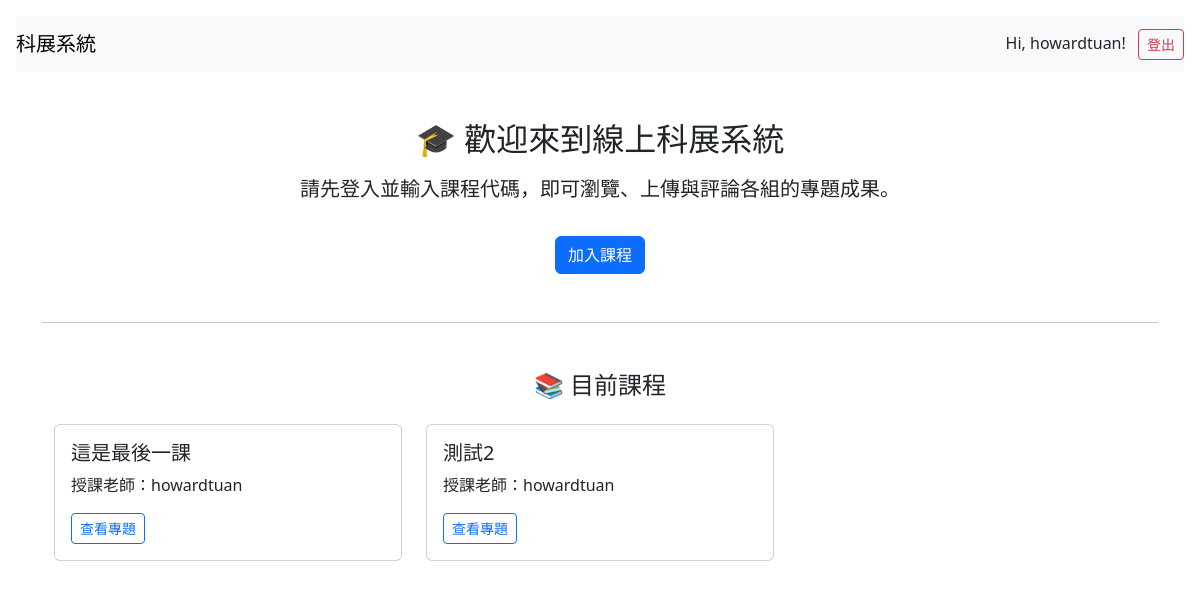
The app's page / (signed in) with its own data.
### main/models.py (models this page shows, shortened)
class Course(models.Model):
    name = models.CharField(max_length=200)
    code = models.CharField(max_length=20, unique=True)
    owner = models.ForeignKey(User, on_delete=models.CASCADE, related_name='owned_courses')
    students = models.ManyToManyField(User, related_name='courses', blank=True)

### main/views.py (the view)
# urls.py: path('', views.home, name='home'),
@login_required
def home(request):
    courses = Course.objects.all()
    return render(request, 'main/home.html', {'courses': courses})

### main/templates/main/home.html (shortened to what this page needs)
{% extends 'main/base.html' %}
{% block content %}
<div class="text-center mt-5">
  <h2>🎓 歡迎來到線上科展系統</h2>
  <p class="lead mt-3">請先登入並輸入課程代碼，即可瀏覽、上傳與評論各組的專題成果。</p>
  {% if user.is_authenticated %}
    <a href="{% url 'join_course' %}" class="btn btn-primary mt-3">加入課程</a>
  {% else %}
    <a href="{% url 'login' %}" class="btn btn-outline-primary mt-3">登入以開始</a>
  {% endif %}
</div>
{% if user.is_authenticated and courses %}
  <hr class="my-5">
  <h4 class="text-center mb-4">📚 目前課程</h4>
  <div class="container">
    <div class="row">
      {% for course in courses %}
        <div class="col-md-4 mb-4">
          <div class="card h-100">
            <div class="card-body">
              <h5 class="card-title">{{ course.name }}</h5>
              <p class="card-text">授課老師：{{ course.owner.username }}</p>
              <a href="{% url 'course_projects' course.id %}" class="btn btn-outline-primary btn-sm">查看專題</a>
            </div>
          </div>
        </div>
      {% endfor %}
    </div>
  </div>
{% endif %}
{% endblock %}

### main/templates/main/base.html (shortened to what this page needs)
<!DOCTYPE html>
<html>
<head>
<link rel="stylesheet" href="https://cdn.jsdelivr.net/npm/bootstrap@5.3.0/dist/css/bootstrap.min.css">
{% load static %}
</head>
<body class="p-3">
<nav class="navbar navbar-expand-lg navbar-light bg-light mb-4">
  <a class="navbar-brand" href="{% url 'home' %}">科展系統</a>
  <div class="ms-auto">
    {% if user.is_authenticated %}
      <span>Hi, {{ user.username }}!</span>
      <a class="btn btn-outline-danger btn-sm ms-2" href="{% url 'logout' %}">登出</a>
    {% else %}
      <a class="btn btn-outline-primary btn-sm me-2" href="{% url 'login' %}">登入</a>
      <a class="btn btn-outline-success btn-sm" href="{% url 'register' %}">註冊</a>
    {% endif %}
  </div>
</nav>
<div class="container">
    {% block content %}{% endblock %}
</div>
</body>
</html>

### records on screen
Course: name "這是最後一課", owner.username "howardtuan"
Course: name "測試2", owner.username "howardtuan"

### other values on screen
{{ user.username }} "howardtuan"
